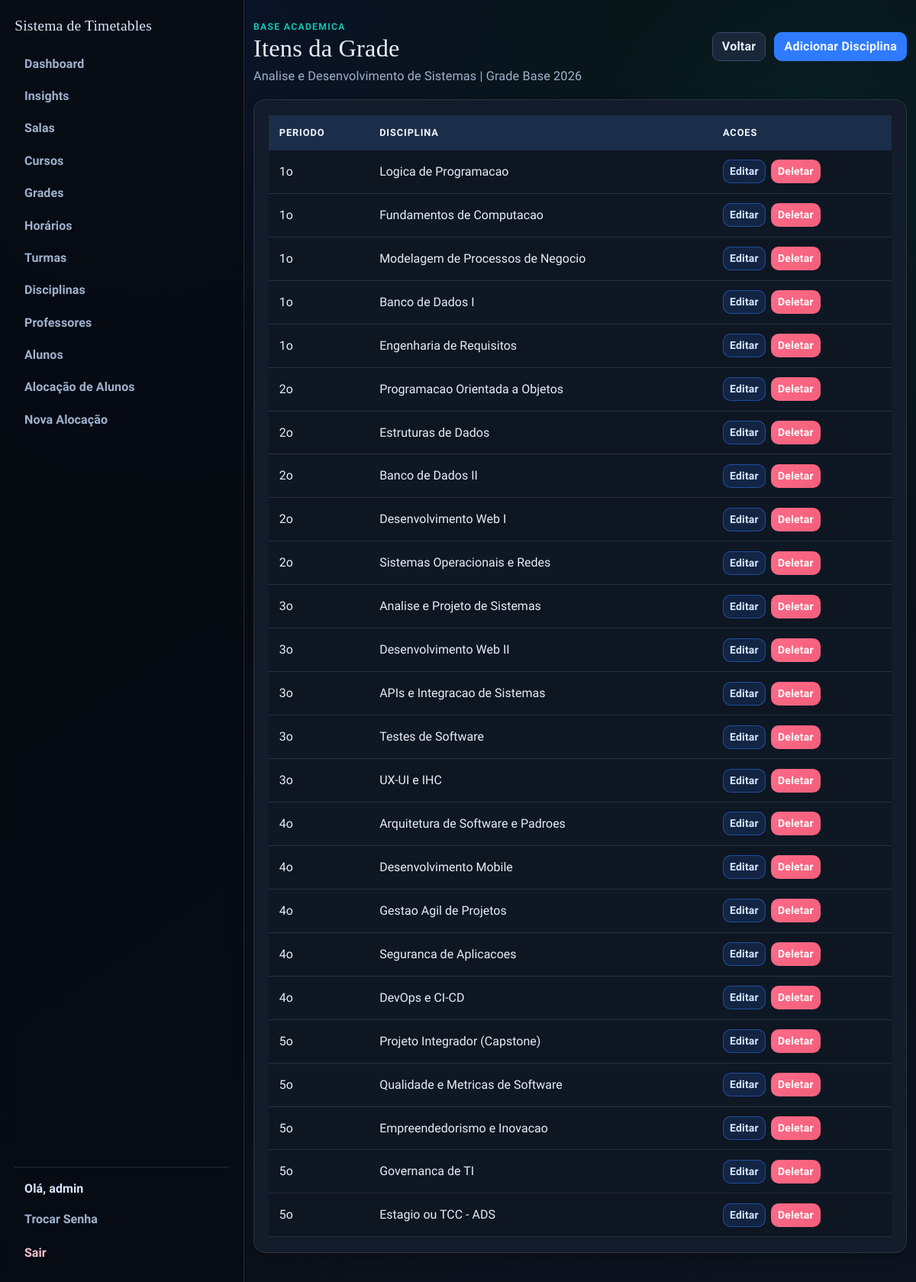
The page /grade/4/itens (signed in) on the database its author committed.
### app/models.py (models this page shows, shortened)
class User(UserMixin, db.Model):
    id = db.Column(db.Integer, primary_key=True)
    username = db.Column(db.String(64), unique=True, nullable=False)
    email = db.Column(db.String(120), unique=True, nullable=False)
    password_hash = db.Column(db.String(128))
    role = db.Column(db.String(20), default='professor')  # 'admin' or 'professor'
    disciplinas_aptas = db.relationship(
        "Disciplina",
        secondary=professor_disciplina,
        lazy="select",
        backref=db.backref("professores_aptos", lazy="select"),
    )
    def is_admin(self):
        return self.role == 'admin'

class Curso(db.Model):
    id = db.Column(db.Integer, primary_key=True)
    nome = db.Column(db.String(120), nullable=False, unique=True)
    codigo = db.Column(db.String(20), nullable=False, unique=True)
    quantidade_periodos = db.Column(db.Integer, nullable=False, default=8)
    ativo = db.Column(db.Boolean, nullable=False, default=True)

class GradeCurricular(db.Model):
    id = db.Column(db.Integer, primary_key=True)
    nome = db.Column(db.String(120), nullable=False)
    curso_id = db.Column(db.Integer, db.ForeignKey("curso.id"), nullable=False)
    ativa = db.Column(db.Boolean, nullable=False, default=True)
    curso = db.relationship("Curso", backref=db.backref("grades_curriculares", lazy="select"))
    __table_args__ = (
        db.UniqueConstraint("curso_id", "nome", name="unique_grade_por_curso"),
    )

class GradeCurricularItem(db.Model):
    id = db.Column(db.Integer, primary_key=True)
    grade_id = db.Column(db.Integer, db.ForeignKey("grade_curricular.id"), nullable=False)
    disciplina_id = db.Column(db.Integer, db.ForeignKey("disciplina.id"), nullable=False)
    periodo = db.Column(db.Integer, nullable=False)
    grade = db.relationship(
        "GradeCurricular",
        backref=db.backref("itens", cascade="all, delete-orphan", lazy="select"),
    )
    disciplina = db.relationship("Disciplina", backref=db.backref("grade_itens", lazy="select"))
    __table_args__ = (
        db.UniqueConstraint("grade_id", "disciplina_id", name="unique_disciplina_por_grade"),
    )

class Disciplina(db.Model):
    id = db.Column(db.Integer, primary_key=True)
    nome = db.Column(db.String(100), nullable=False)
    codigo = db.Column(db.String(20), unique=True, nullable=False)

### app/routes/admin.py (the view)
@bp.route("/grade/<int:grade_id>/itens")
@login_required
@admin_required
def grade_items(grade_id):
    grade = db.get_or_404(GradeCurricular, grade_id)
    items = (
        GradeCurricularItem.query.options(joinedload(GradeCurricularItem.disciplina))
        .filter_by(grade_id=grade.id)
        .order_by(GradeCurricularItem.periodo.asc(), GradeCurricularItem.id.asc())
        .all()
    )
    delete_form = DeleteForm()
    return render_template("grade_items.html", grade=grade, items=items, delete_form=delete_form)

### app/models.py (called while the page is built)
@login_manager.user_loader
def load_user(user_id):
    return db.session.get(User, int(user_id))

### app/routes/helpers.py (called while the page is built)
def admin_required_redirect():
    if getattr(current_user, "is_authenticated", False) and current_user.is_admin():
        return None
    flash("Acesso restrito ao administrador.", "danger")
    return redirect(url_for("main.index"))

def admin_required(view_func):
    @wraps(view_func)
    def wrapper(*args, **kwargs):
        guard = admin_required_redirect()
        if guard:
            return guard
        return view_func(*args, **kwargs)
    return wrapper

### templates/grade_items.html (shortened to what this page needs)
{% extends "base.html" %}
{% block content %}
<section class="stagger-in">
  <div class="page-head">
    <div>
      <p class="eyebrow">Base Academica</p>
      <h1>Itens da Grade</h1>
      <p class="page-lead">{{ grade.curso.nome if grade.curso else 'Curso' }} | {{ grade.nome }}</p>
    </div>
    <div class="action-row">
      <a href="{{ url_for('main.grades') }}" class="btn btn-outline-secondary">Voltar</a>
      <a href="{{ url_for('main.new_grade_item', grade_id=grade.id) }}" class="btn btn-primary">Adicionar Disciplina</a>
    </div>
  </div>
  <div class="surface table-shell">
    <div class="table-responsive">
      <table class="table">
        <thead>
          <tr>
            <th>Periodo</th>
            <th>Disciplina</th>
            <th>Acoes</th>
          </tr>
        </thead>
        <tbody>
          {% for item in items %}
          <tr>
            <td>{{ item.periodo }}o</td>
            <td>{{ item.disciplina.nome if item.disciplina else 'Disciplina removida' }}</td>
            <td class="actions-cell">
              <a href="{{ url_for('main.edit_grade_item', grade_id=grade.id, item_id=item.id) }}" class="btn btn-sm btn-edit">Editar</a>
              <form
                method="POST"
                action="{{ url_for('main.delete_grade_item', grade_id=grade.id, item_id=item.id) }}"
                class="d-inline"
                onsubmit="return confirm('Remover esta disciplina da grade?');"
              >
                <button type="submit" class="btn btn-sm btn-danger">Deletar</button>
              </form>
            </td>
          </tr>
          {% endfor %}
        </tbody>
      </table>
    </div>
  </div>
</section>
{% endblock %}

### templates/base.html (shortened to what this page needs)
<!doctype html>
<html lang="pt-br">
  <head>
    <link
      href="https://cdn.jsdelivr.net/npm/bootstrap@5.1.3/dist/css/bootstrap.min.css"
      rel="stylesheet"
    />
    <link rel="stylesheet" href="{{ url_for('static', filename='css/styles.css') }}" />
  </head>
  <body>
    {% if current_user.is_authenticated %}
    <div class="app-shell">
      <aside class="app-sidebar">
        <a class="app-brand" href="{{ url_for('main.index') }}">Sistema de Timetables</a>
        <nav class="sidebar-nav">
          <ul class="nav flex-column gap-1">
            {% if current_user.is_admin() %}
            <li class="nav-item">
              <a class="sidebar-link" href="{{ url_for('main.admin_dashboard') }}">Dashboard</a>
            </li>
            <li class="nav-item">
              <a class="sidebar-link" href="{{ url_for('main.admin_insights') }}">Insights</a>
            </li>
            <li class="nav-item">
              <a class="sidebar-link" href="{{ url_for('main.salas') }}">Salas</a>
            </li>
            <li class="nav-item">
              <a class="sidebar-link" href="{{ url_for('main.cursos') }}">Cursos</a>
            </li>
            <li class="nav-item">
              <a class="sidebar-link" href="{{ url_for('main.grades') }}">Grades</a>
            </li>
            <li class="nav-item">
              <a class="sidebar-link" href="{{ url_for('main.horarios') }}">Hor&aacute;rios</a>
            </li>
            <li class="nav-item">
              <a class="sidebar-link" href="{{ url_for('main.turmas') }}">Turmas</a>
            </li>
            <li class="nav-item">
              <a class="sidebar-link" href="{{ url_for('main.disciplinas') }}">Disciplinas</a>
            </li>
            <li class="nav-item">
              <a class="sidebar-link" href="{{ url_for('main.professores') }}">Professores</a>
            </li>
            <li class="nav-item">
              <a class="sidebar-link" href="{{ url_for('main.alunos') }}">Alunos</a>
            </li>
            <li class="nav-item">
              <a class="sidebar-link" href="{{ url_for('main.matriculas') }}">Aloca&ccedil;&atilde;o de Alunos</a>
            </li>
            <li class="nav-item">
              <a class="sidebar-link" href="{{ url_for('main.new_timetable') }}">Nova Aloca&ccedil;&atilde;o</a>
            </li>
            {% else %}
            <li class="nav-item">
              <a class="sidebar-link" href="{{ url_for('main.professor_dashboard') }}">Minhas Turmas</a>
            </li>
            {% endif %}
          </ul>
        </nav>
        <div class="sidebar-user">
          <span class="sidebar-greeting">Ol&aacute;, {{ current_user.username }}</span>
          <a class="sidebar-link" href="{{ url_for('main.change_password') }}">Trocar Senha</a>
          <a class="sidebar-link sidebar-link-logout" href="{{ url_for('main.logout') }}">Sair</a>
        </div>
      </aside>
      <main class="app-content">
        <div class="container app-main">
    {% endif %}
      {% block content %}{% endblock %}
    {% if current_user.is_authenticated %}
        </div>
      </main>
    </div>
    {% else %}
    </main>
    {% endif %}
  </body>
</html>

### static/css/styles.css (style rules this page uses)
:root { --bg-1: #05070b; --bg-2: #0d1420; --surface: #121c2a; --surface-soft: #192636; --ink-1: #e8eef8; --ink-2: #9fb2cd; --line: #273954; --brand: #2f7bff; --brand-strong: #1f5fd0; --accent: #11c5b1; --accent-strong: #0d9788; --ok: #22c55e; --danger: #f25f7a; --warning: #f4b642; --radius-lg: 16px; --radius-md: 10px; --shadow-soft: 0 10px 26px rgba(0, 0, 0, 0.3); --shadow-subtle: 0 6px 16px rgba(0, 0, 0, 0.24); }
* { box-sizing: border-box; }
body { margin: 0; min-height: 100vh; font-family: "Source Sans 3", "Trebuchet MS", sans-serif; color: var(--ink-1); background: radial-gradient(circle at 12% 0%, rgba(47, 123, 255, 0.14), transparent 34%), radial-gradient(circle at 88% 10%, rgba(17, 197, 177, 0.1), transparent 36%), linear-gradient(145deg, var(--bg-1) 0%, var(--bg-2) 100%); }
body::before { content: ""; position: fixed; inset: 0; pointer-events: none; background-image: linear-gradient(rgba(255, 255, 255, 0.02) 1px, transparent 1px), linear-gradient(90deg, rgba(255, 255, 255, 0.02) 1px, transparent 1px); background-size: 42px 42px; opacity: 0.36; z-index: -1; }
h1, h2, h3, h4, h5, h6, .app-brand { font-family: "Bree Serif", Georgia, serif; letter-spacing: 0.2px; }
h1 { margin: 0; font-size: clamp(1.8rem, 2.7vw, 2.4rem); color: var(--ink-1); }
p, label, span, li, input, select, button { letter-spacing: 0.1px; }
.app-shell { display: flex; min-height: 100vh; }
.app-sidebar { width: min(320px, 92vw); display: flex; flex-direction: column; gap: 1rem; padding: 1.2rem; border-right: 1px solid rgba(159, 178, 205, 0.2); background: rgba(7, 12, 19, 0.9); backdrop-filter: blur(8px); }
.app-brand { display: inline-flex; align-items: center; color: #dbe7ff; font-size: 1.22rem; text-decoration: none; }
.sidebar-nav { flex: 1; overflow-y: auto; padding-right: 0.2rem; }
.sidebar-link { display: block; width: 100%; color: var(--ink-2); font-weight: 700; text-decoration: none; border-radius: 999px; padding: 0.45rem 0.8rem; transition: background 0.2s ease, color 0.2s ease; }
.sidebar-user { display: grid; gap: 0.35rem; padding-top: 0.8rem; border-top: 1px solid rgba(159, 178, 205, 0.2); }
.sidebar-greeting { color: #dbe7ff; font-weight: 700; padding: 0.2rem 0.8rem; }
.sidebar-link-logout { color: #ffc2cf; }
.app-content { flex: 1; min-width: 0; }
.app-main { padding-top: 1.6rem; padding-bottom: 2.4rem; }
.page-head { display: flex; flex-wrap: wrap; align-items: center; justify-content: space-between; gap: 0.8rem; margin-bottom: 1.15rem; }
.page-lead { margin: 0.3rem 0 0; color: var(--ink-2); font-size: 1.02rem; }
.eyebrow { margin: 0; text-transform: uppercase; font-size: 0.76rem; letter-spacing: 1.3px; color: var(--accent); font-weight: 800; }
.surface { background: var(--surface); border: 1px solid rgba(159, 178, 205, 0.16); border-radius: var(--radius-lg); box-shadow: var(--shadow-subtle); }
.form-shell, .table-shell, .section-shell { padding: 1.2rem; }
.table-shell { overflow: hidden; }
.action-row { display: flex; flex-wrap: wrap; align-items: center; gap: 0.7rem; margin-bottom: 1rem; }
.table { margin-bottom: 0; border-collapse: separate; border-spacing: 0; }
.table thead th { background: #1b2e49; color: #f2f7ff; border: none; font-size: 0.8rem; text-transform: uppercase; letter-spacing: 0.9px; font-weight: 700; padding: 0.85rem; }
.table tbody td { border-color: rgba(159, 178, 205, 0.16); color: var(--ink-1); padding: 0.78rem 0.85rem; vertical-align: middle; background: rgba(10, 16, 25, 0.46); }
.table tbody tr:nth-child(even) td { background: rgba(13, 21, 33, 0.6); }
.btn { border-radius: 10px; font-weight: 700; letter-spacing: 0.2px; border-width: 1px; transition: background-color 0.2s ease, border-color 0.2s ease, color 0.2s ease; }
.btn-primary { color: #f3f8ff; background: var(--brand); border-color: var(--brand); }
.btn-edit { color: #d7e7ff; background: rgba(47, 123, 255, 0.15); border-color: rgba(47, 123, 255, 0.48); }
.btn-secondary, .btn-outline-secondary { color: var(--ink-1); background: #1a2739; border-color: #314a6a; }
.btn-danger { background: linear-gradient(135deg, #ff6b88 0%, var(--danger) 100%); border-color: transparent; }
.actions-cell { display: flex; align-items: center; flex-wrap: wrap; gap: 0.45rem; }
.actions-cell .btn { margin: 0; }
.actions-cell form { margin: 0; }
.stagger-in { animation: riseIn 0.45s ease both; }

### rows shown on the page
User: username "admin"
Curso: curso "Analise e Desenvolvimento de Sistemas"
GradeCurricular: nome "Grade Base 2026"
GradeCurricularItem: periodo "1", disciplina "Logica de Programacao"
GradeCurricularItem: periodo "1", disciplina "Fundamentos de Computacao"
GradeCurricularItem: periodo "1", disciplina "Modelagem de Processos de Negocio"
GradeCurricularItem: periodo "1", disciplina "Banco de Dados I"
GradeCurricularItem: periodo "1", disciplina "Engenharia de Requisitos"
GradeCurricularItem: periodo "2", disciplina "Programacao Orientada a Objetos"
GradeCurricularItem: periodo "2", disciplina "Estruturas de Dados"
GradeCurricularItem: periodo "2", disciplina "Banco de Dados II"
GradeCurricularItem: periodo "2", disciplina "Desenvolvimento Web I"
GradeCurricularItem: periodo "2", disciplina "Sistemas Operacionais e Redes"
GradeCurricularItem: periodo "3", disciplina "Analise e Projeto de Sistemas"
GradeCurricularItem: periodo "3", disciplina "Desenvolvimento Web II"
GradeCurricularItem: periodo "3", disciplina "APIs e Integracao de Sistemas"
GradeCurricularItem: periodo "3", disciplina "Testes de Software"
GradeCurricularItem: periodo "3", disciplina "UX-UI e IHC"
GradeCurricularItem: periodo "4", disciplina "Arquitetura de Software e Padroes"
GradeCurricularItem: periodo "4", disciplina "Desenvolvimento Mobile"
GradeCurricularItem: periodo "4", disciplina "Gestao Agil de Projetos"
GradeCurricularItem: periodo "4", disciplina "Seguranca de Aplicacoes"
GradeCurricularItem: periodo "4", disciplina "DevOps e CI-CD"
GradeCurricularItem: periodo "5", disciplina "Projeto Integrador (Capstone)"
GradeCurricularItem: periodo "5", disciplina "Qualidade e Metricas de Software"
GradeCurricularItem: periodo "5", disciplina "Empreendedorismo e Inovacao"
GradeCurricularItem: periodo "5", disciplina "Governanca de TI"
GradeCurricularItem: periodo "5", disciplina "Estagio ou TCC - ADS"
